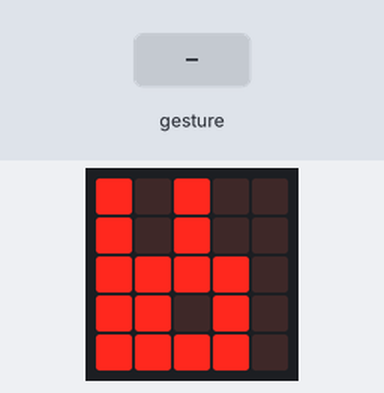
A program run on a simulated BBC micro:bit running MicroPython. Shown: the board's 5×5 LED display. Inputs (shaded band) come from the test bench. A tilt is held for 1.5 s and a shake lasts 1 s, then the board lies face up again.

Above: at 1.2 s.
1.3 s: gesture 'face down'
At 2.7 s:
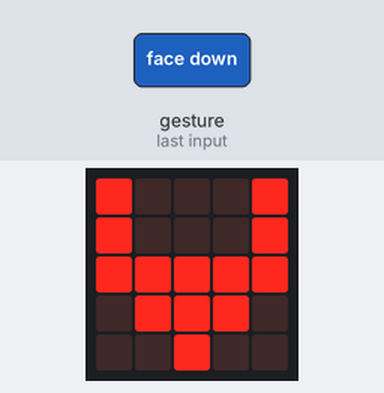
4.3 s: gesture 'up'
At 5.4 s:
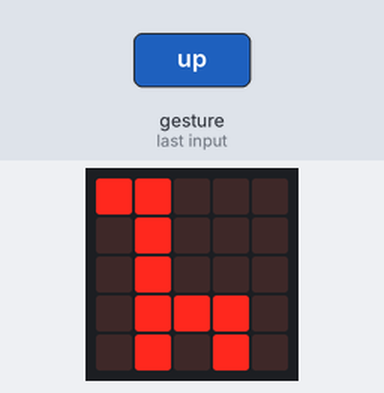
7.3 s: gesture 'down'
At 8.0 s:
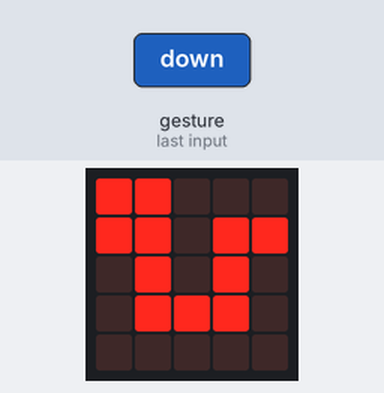
10.3 s: gesture 'left'
At 11.7 s:
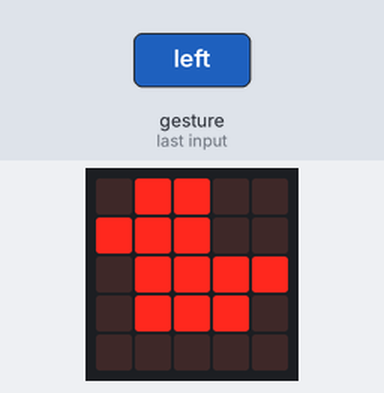
13.3 s: gesture 'right'
At 14.4 s:
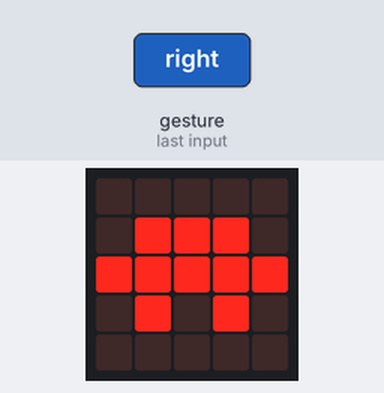
Timing chart, 0 to 16.3 s (numbered marks = the images above; inputs shaded):
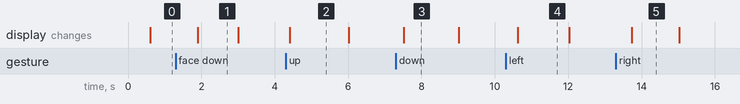

Measured:
- after the input at 1.3 s, the display: changes after 0.60 s (image 1)
- after the input at 4.3 s, the display: changes after 0.11 s (image 2)
- after the input at 7.3 s, the display: changes after 0.22 s (image 3)
- after the input at 10.3 s, the display: changes after 0.32 s (image 4)
- after the input at 13.3 s, the display: changes after 0.43 s (image 5)
- what the display in image 1 shows lasts 1.1 s, from 1.9 s to 3.0 s
- what the display in image 2 shows lasts 1.6 s, from 4.4 s to 6.0 s

The program:

021_gestures.py
```python
from microbit import *

# Detect and show gestures
counter = 0

def alarm():
  for x in range(100):
      display.show("!")
      pin0.write_digital(1)
      display.show(" ")
      pin0.write_digital(0)

def check_gesture(gesture, image):
  if accelerometer.was_gesture(gesture):
    display.show(image)
  sleep(100) # this is 0.1 seconds, or 100 milliseconds

display.show('?')
while True:
  check_gesture('face up', Image.RABBIT)
  check_gesture('face down', Image.COW)
  check_gesture('up', Image.GIRAFFE)
  check_gesture('down', Image.SNAKE)
  check_gesture('left', Image.DUCK)
  check_gesture('right', Image.TORTOISE)
```
